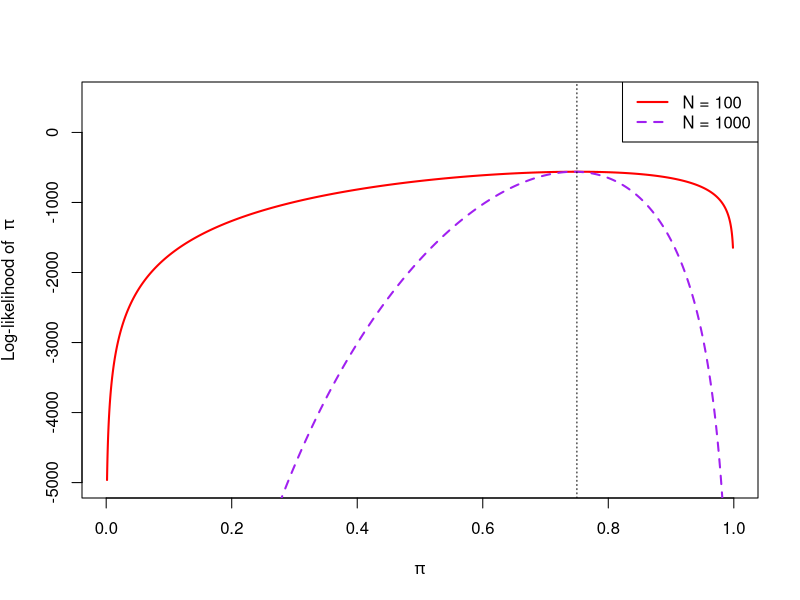

Source code (R):
## 2001 Problem Set 3

## First we implement our log-likelihood as a function:

ll.binom <- function(par, T, Y){#par is the parameter, T is the number
	#of trials for each observation and Y is the vector of successes in each 
      #of N trials
  k <- par[1] #select the first parameter
  k <- pnorm(k) #and reparameterize it to be between 0 and 1
  out <- sum(log(k^Y * (1-k)^(T - Y))) #calculate the log likelihood
  return(out)
}

set.seed(12345)

##Now we draw 2 samples, one of size 100, one of size 1000, both with size 10
##and probability of success .75

draw.100 <- rbinom(n = 100, size = 10, prob = .75)
draw.1000 <- rbinom(n = 1000, size = 10, prob = .75)

##Using our log likelihood ll.binom, we maximize the log likelihood,
##remembering that the maximum occurs at a value which we reparameterized
##so we need to convert the maximum in the same way our log likelihood 
##converts the maximum (with pnorm() )

opt.100 <- optim(par = 2, fn = ll.binom, Y = draw.100, T = 10, method = "BFGS",
   control=list(fnscale=-1))
opt.100
pnorm(opt.100$par)  #counteracting the reparameterization
#which returns 0.751

##We repeat the process for the sample of size 1000

opt.1000 <- optim(par = 2, fn = ll.binom, Y = draw.1000, T = 10, method = "BFGS",
   control=list(fnscale=-1))
opt.1000
pnorm(opt.1000$par) #counteracting the parameterization
# which returns .745


##To plot the log likelihood, first we evaluate the ll at a sequence of points

out <- seq(-3, 3, by = 0.01) #sequence of parameter values
store.100 <-store.1000 <-c() #holders for the values

for(i in 1:length(out)){
store.100[i]<-ll.binom(par = out[i], T = 10, Y = draw.100)
store.1000[i]<- ll.binom(par = out[i], T = 10, Y = draw.1000)
}

##And now we plot the log likelihood of the sample with 100 draws and add the 
##ll of the sample with 1000 draws with lines()

pdf(file = "2001_hw3_plot1.pdf")
par(mfrow = c(1,1))
plot(store.100~pnorm(out), type="l", col="red", lwd=2, lty = 1, xlab = 
   expression(paste(pi)), ylab = expression(paste("Log-likelihood of  " , pi)), 
ylim = c(-5000, 500))

#We can shift the next curves by adding the distance between the max
#of the first plotted curve and the max of the next curve

lines(I(store.1000 + (max(store.100) - max(store.1000)))~pnorm(out), col="purple", 
   lwd=2, lty = 2)
abline(v = .75, lty = 3)
legend(x = "topright", legend = c("N = 100", "N = 1000"), 
   lty = c(1,2), col = c("red", "purple"), lwd = c(2,2), bg = "white")
dev.off()
